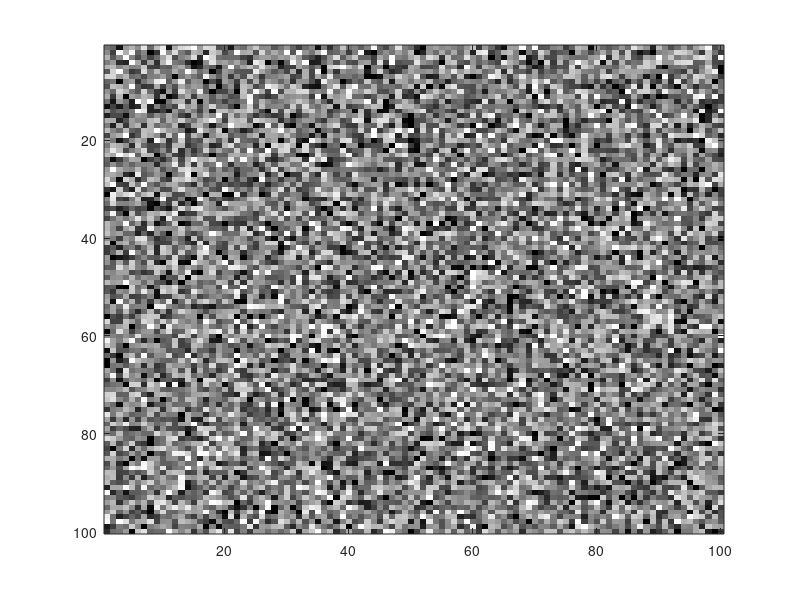

MATLAB code for this plot:
% quick thing to try to make correlated Gaussian fields

h = 100;
w = 100;
T = 100;
theta = pi/4; % set theta; 1/2*sin(2*theta) = correlation strength; pi/4 and -pi/4 are useful

G = randn(h,w,T);
c = cos(theta)*G + sin(theta)*circshift(G,[0 5 1]);

figure;
for tt = 1:T
    imagesc(c(:,:,tt));
    colormap('gray');
    set(gca,'clim',[-2 2]);
    drawnow;
    pause(.05);
end
